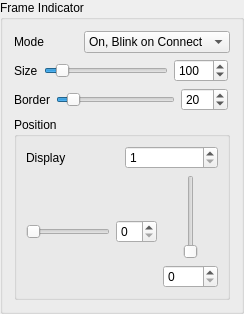
         <widget class="QGroupBox" name="groupBox_13">
          <property name="title">
           <string>Frame Indicator</string>
          </property>
          <layout class="QVBoxLayout" name="verticalLayout_47">
           <item>
            <layout class="QVBoxLayout" name="verticalLayout_9">
             <item>
              <layout class="QHBoxLayout" name="horizontalLayout_37">
               <item>
                <widget class="QLabel" name="label_21">
                 <property name="text">
                  <string>Mode</string>
                 </property>
                </widget>
               </item>
               <item>
                <widget class="QComboBox" name="frameModeComboBox">
                 <property name="currentIndex">
                  <number>1</number>
                 </property>
                 <item>
                  <property name="text">
                   <string>Off</string>
                  </property>
                 </item>
                 <item>
                  <property name="text">
                   <string>On, Blink on Connect</string>
                  </property>
                 </item>
                 <item>
                  <property name="text">
                   <string>On</string>
                  </property>
                 </item>
                </widget>
               </item>
              </layout>
             </item>
             <item>
              <layout class="QHBoxLayout" name="horizontalLayout_38">
               <property name="rightMargin">
                <number>2</number>
               </property>
               <item>
                <widget class="QLabel" name="label_23">
                 <property name="text">
                  <string>Size</string>
                 </property>
                </widget>
               </item>
               <item>
                <widget class="QSlider" name="indicatorSizeSlider">
                 <property name="maximum">
                  <number>1000</number>
                 </property>
                 <property name="value">
                  <number>100</number>
                 </property>
                 <property name="orientation">
                  <enum>Qt::Horizontal</enum>
                 </property>
                </widget>
               </item>
               <item>
                <widget class="QSpinBox" name="indicatorSizeSpinBox">
                 <property name="maximum">
                  <number>1000</number>
                 </property>
                 <property name="value">
                  <number>100</number>
                 </property>
                </widget>
               </item>
              </layout>
             </item>
             <item>
              <layout class="QHBoxLayout" name="horizontalLayout_42">
               <property name="spacing">
                <number>6</number>
               </property>
               <property name="rightMargin">
                <number>2</number>
               </property>
               <item>
                <widget class="QLabel" name="label_24">
                 <property name="text">
                  <string>Border</string>
                 </property>
                </widget>
               </item>
               <item>
                <widget class="QSlider" name="borderSizeSlider">
                 <property name="maximum">
                  <number>200</number>
                 </property>
                 <property name="value">
                  <number>20</number>
                 </property>
                 <property name="orientation">
                  <enum>Qt::Horizontal</enum>
                 </property>
                </widget>
               </item>
               <item>
                <widget class="QSpinBox" name="borderSizeSpinBox">
                 <property name="maximum">
                  <number>200</number>
                 </property>
                 <property name="value">
                  <number>20</number>
                 </property>
                </widget>
               </item>
              </layout>
             </item>
             <item>
              <widget class="QGroupBox" name="groupBox">
               <property name="title">
                <string>Position</string>
               </property>
               <layout class="QVBoxLayout" name="verticalLayout_11">
                <item>
                 <layout class="QHBoxLayout" name="horizontalLayout_40">
                  <item>
                   <widget class="QLabel" name="label_22">
                    <property name="text">
                     <string>Display</string>
                    </property>
                   </widget>
                  </item>
                  <item>
                   <widget class="QSpinBox" name="screenSelectSpinBox">
                    <property name="enabled">
                     <bool>true</bool>
                    </property>
                    <property name="minimum">
                     <number>1</number>
                    </property>
                    <property name="maximum">
                     <number>3</number>
                    </property>
                   </widget>
                  </item>
                 </layout>
                </item>
                <item>
                 <layout class="QHBoxLayout" name="horizontalLayout_41">
                  <item>
                   <layout class="QHBoxLayout" name="horizontalLayout_36">
                    <item>
                     <widget class="QSlider" name="indicatorHorizontalPositionSlider">
                      <property name="orientation">
                       <enum>Qt::Horizontal</enum>
                      </property>
                     </widget>
                    </item>
                    <item>
                     <widget class="QSpinBox" name="indicatorHorizontalPositionSpinBox"/>
                    </item>
                   </layout>
                  </item>
                  <item>
                   <layout class="QVBoxLayout" name="verticalLayout_10">
                    <item>
                     <layout class="QHBoxLayout" name="horizontalLayout_39" stretch="0,0,0">
                      <property name="spacing">
                       <number>0</number>
                      </property>
                      <item>
                       <spacer name="horizontalSpacer_9">
                        <property name="orientation">
                         <enum>Qt::Horizontal</enum>
                        </property>
                        <property name="sizeType">
                         <enum>QSizePolicy::Minimum</enum>
                        </property>
                        <property name="sizeHint" stdset="0">
                         <size>
                          <width>20</width>
                          <height>20</height>
                         </size>
                        </property>
                       </spacer>
                      </item>
                      <item>
                       <widget class="QSlider" name="indicatorVerticalPositionSlider">
                        <property name="orientation">
                         <enum>Qt::Vertical</enum>
                        </property>
                       </widget>
                      </item>
                      <item>
                       <spacer name="horizontalSpacer_10">
                        <property name="orientation">
                         <enum>Qt::Horizontal</enum>
                        </property>
                        <property name="sizeType">
                         <enum>QSizePolicy::Minimum</enum>
                        </property>
                        <property name="sizeHint" stdset="0">
                         <size>
                          <width>20</width>
                          <height>20</height>
                         </size>
                        </property>
                       </spacer>
                      </item>
                     </layout>
                    </item>
                    <item>
                     <widget class="QSpinBox" name="indicatorVerticalPositionSpinBox"/>
                    </item>
                   </layout>
                  </item>
                 </layout>
                </item>
               </layout>
              </widget>
             </item>
            </layout>
           </item>
          </layout>
         </widget>
